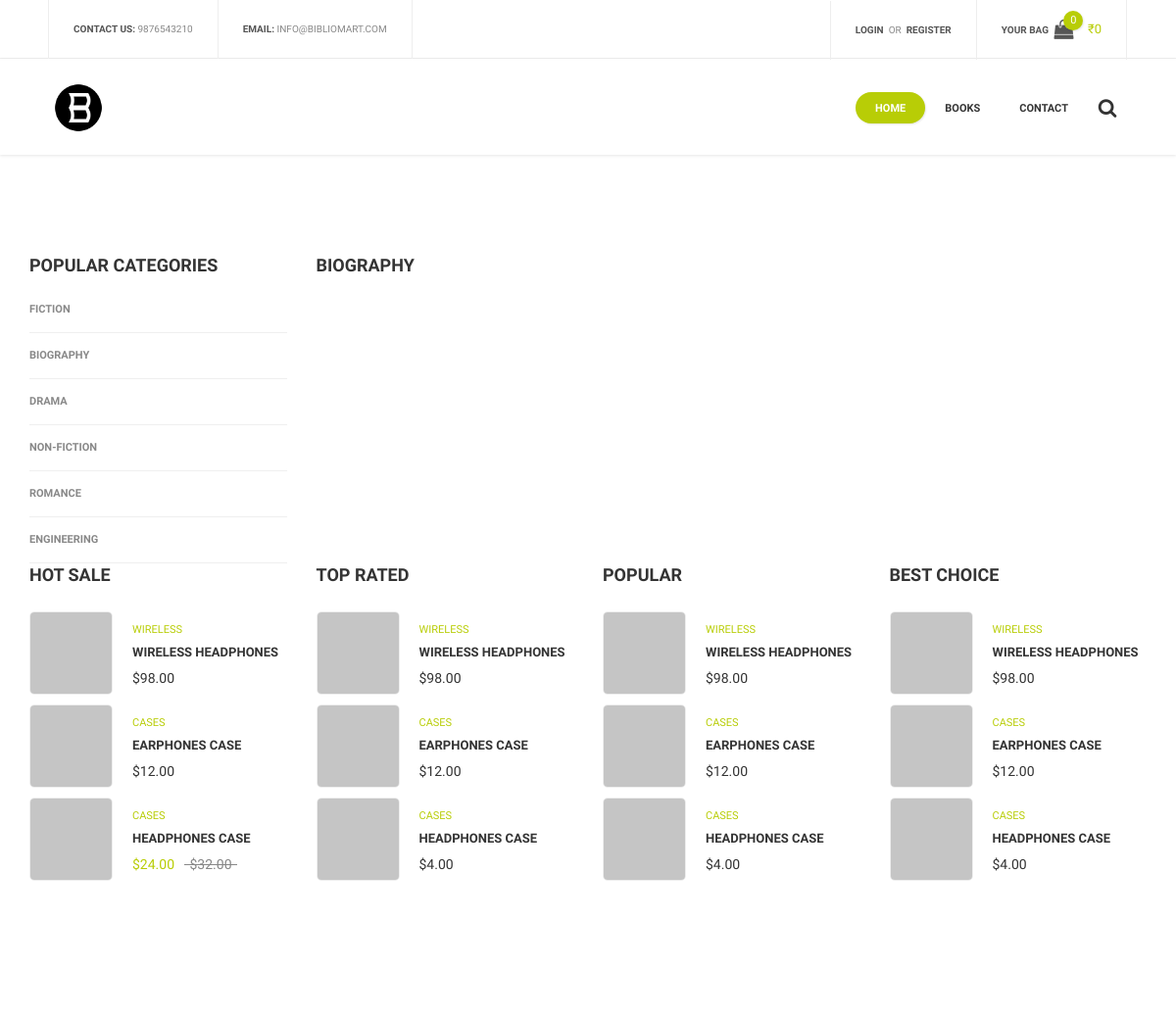
The app's page /books/Biography with its own data.
### models.py (models this page shows, shortened)
class Category(db.Model):
    __tablename__ = "category"
    id = db.Column(db.String, primary_key=True)
    name = db.Column(db.String, nullable=False)

### app.py (the view)
@app.route('/books', methods = ['GET', 'POST'])
@app.route('/books/<category>', methods = ['GET', 'POST'])
def product_list_page(category=''):
    categories = Category.query.all()
    if current_user.is_authenticated:
        cart = g.user.cart.first()
        if not cart:
            cart = Cart(g.user.id)
    else:
        cart=None
    if category:
        selected_category = Category.query.filter_by(name=category)
        if not selected_category:
            return redirect(urlfor('error_404'))
        else:
            books = Book.query.filter(Book.category.has(name=category)).all()
    else:
        books = Book.query.all()
    page = category.capitalize()
    return render_template('products_list.html',page=page, categories=categories, books=books, cart=cart)

### app.py (called while the page is built)
@app.before_request
def before_request():
    g.user = current_user

### templates/products_list.html (shortened to what this page needs)
<!DOCTYPE html>
<html lang="en">
<head>
    <link href="{{ url_for('static', filename='css/bootstrap.min.css')}}" rel="stylesheet">
    <link href="{{ url_for('static', filename='css/bootstrap.extension.css')}}" rel="stylesheet">
    <link href="{{ url_for('static', filename='css/style.css')}}" rel="stylesheet">
    <link href="{{ url_for('static', filename='css/swiper.css')}}" rel="stylesheet">
    <link href="{{ url_for('static', filename='css/sumoselect.css')}}" rel="stylesheet">
    <link href="{{ url_for('static', filename='css/font-awesome.min.css')}}" rel="stylesheet">
</head>
<body class="fonts-1">
    <div id="content-block">
        {% include 'header.html' %}
        <div class="container">
            <div class="empty-space col-xs-b15 col-sm-b50 col-md-b100"></div>
            <div class="row">
                <div class="col-md-9 col-md-push-3">
                    <div class="align-inline spacing-1">
                        <div class="h4">{{page}}</div>
                    </div>
                    <div class="empty-space col-xs-b25 col-sm-b60"></div>
                </div>
                <div class="col-md-3 col-md-pull-9">
                    <div class="h4 col-xs-b10">popular categories</div>
                    <ul class="categories-menu transparent">
                        {% for i in categories %}
                        <li>
                            <a href="/books/{{i.name}}">{{i.name}}</a>
                        </li>
                        {% endfor %}
                    </ul>
                </div>
            </div>
            <div class="row">
                <div class="col-sm-6 col-md-3 col-xs-b25">
                    <div class="h4 col-xs-b25">Hot Sale</div>
                    <div class="product-shortcode style-4 rounded clearfix">
                        <a class="preview" href="#"><img src="../static/img/product-28.jpg" alt="" /></a>
                        <div class="description">
                            <div class="simple-article color size-1 col-xs-b5"><a href="#">WIRELESS</a></div>
                            <h6 class="h6 col-xs-b10"><a href="#">wireless headphones</a></h6>
                            <div class="simple-article dark">$98.00</div>
                        </div>
                    </div>
                    <div class="product-shortcode style-4 rounded clearfix">
                        <a class="preview" href="#"><img src="../static/img/product-29.jpg" alt="" /></a>
                        <div class="description">
                            <div class="simple-article color size-1 col-xs-b5"><a href="#">CASES</a></div>
                            <h6 class="h6 col-xs-b10"><a href="#">earphones case</a></h6>
                            <div class="simple-article dark">$12.00</div>
                        </div>
                    </div>
                    <div class="product-shortcode style-4 rounded clearfix">
                        <a class="preview" href="#"><img src="../static/img/product-30.jpg" alt="" /></a>
                        <div class="description">
                            <div class="simple-article color size-1 col-xs-b5"><a href="#">CASES</a></div>
                            <h6 class="h6 col-xs-b10"><a href="#">headphones case</a></h6>
                            <div class="simple-article"><span class="color">$24.00</span>&nbsp;&nbsp;&nbsp;<span class="line-through">$32.00</span></div>
                        </div>
                    </div>
                </div>
                <div class="col-sm-6 col-md-3 col-xs-b25">
                    <div class="h4 col-xs-b25">Top Rated</div>
                    <div class="product-shortcode style-4 rounded clearfix">
                        <a class="preview" href="#"><img src="../static/img/product-31.jpg" alt="" /></a>
                        <div class="description">
                            <div class="simple-article color size-1 col-xs-b5"><a href="#">WIRELESS</a></div>
                            <h6 class="h6 col-xs-b10"><a href="#">wireless headphones</a></h6>
                            <div class="simple-article dark">$98.00</div>
                        </div>
                    </div>
                    <div class="product-shortcode style-4 rounded clearfix">
                        <a class="preview" href="#"><img src="../static/img/product-32.jpg" alt="" /></a>
                        <div class="description">
                            <div class="simple-article color size-1 col-xs-b5"><a href="#">CASES</a></div>
                            <h6 class="h6 col-xs-b10"><a href="#">earphones case</a></h6>
                            <div class="simple-article dark">$12.00</div>
                        </div>
                    </div>
                    <div class="product-shortcode style-4 rounded clearfix">
                        <a class="preview" href="#"><img src="../static/img/product-33.jpg" alt="" /></a>
                        <div class="description">
                            <div class="simple-article color size-1 col-xs-b5"><a href="#">CASES</a></div>
                            <h6 class="h6 col-xs-b10"><a href="#">headphones case</a></h6>
                            <div class="simple-article dark">$4.00</div>
                        </div>
                    </div>
                </div>
                <div class="col-sm-6 col-md-3 col-xs-b25">
                    <div class="h4 col-xs-b25">Popular</div>
                    <div class="product-shortcode style-4 rounded clearfix">
                        <a class="preview" href="#"><img src="../static/img/product-34.jpg" alt="" /></a>
                        <div class="description">
                            <div class="simple-article color size-1 col-xs-b5"><a href="#">WIRELESS</a></div>
                            <h6 class="h6 col-xs-b10"><a href="#">wireless headphones</a></h6>
                            <div class="simple-article dark">$98.00</div>
                        </div>
                    </div>
                    <div class="product-shortcode style-4 rounded clearfix">
                        <a class="preview" href="#"><img src="../static/img/product-35.jpg" alt="" /></a>
                        <div class="description">
                            <div class="simple-article color size-1 col-xs-b5"><a href="#">CASES</a></div>
                            <h6 class="h6 col-xs-b10"><a href="#">earphones case</a></h6>
                            <div class="simple-article dark">$12.00</div>
                        </div>
                    </div>
                    <div class="product-shortcode style-4 rounded clearfix">
                        <a class="preview" href="#"><img src="../static/img/product-36.jpg" alt="" /></a>
                        <div class="description">
                            <div class="simple-article color size-1 col-xs-b5"><a href="#">CASES</a></div>
                            <h6 class="h6 col-xs-b10"><a href="#">headphones case</a></h6>
                            <div class="simple-article dark">$4.00</div>
                        </div>
                    </div>
                </div>
                <div class="col-sm-6 col-md-3 col-xs-b25">
                    <div class="h4 col-xs-b25">Best Choice</div>
                    <div class="product-shortcode style-4 rounded clearfix">
                        <a class="preview" href="#"><img src="../static/img/product-37.jpg" alt="" /></a>
                        <div class="description">
                            <div class="simple-article color size-1 col-xs-b5"><a href="#">WIRELESS</a></div>
                            <h6 class="h6 col-xs-b10"><a href="#">wireless headphones</a></h6>
                            <div class="simple-article dark">$98.00</div>
                        </div>
                    </div>
                    <div class="product-shortcode style-4 rounded clearfix">
                        <a class="preview" href="#"><img src="../static/img/product-38.jpg" alt="" /></a>
                        <div class="description">
                            <div class="simple-article color size-1 col-xs-b5"><a href="#">CASES</a></div>
                            <h6 class="h6 col-xs-b10"><a href="#">earphones case</a></h6>
                            <div class="simple-article dark">$12.00</div>
                        </div>
                    </div>
                    <div class="product-shortcode style-4 rounded clearfix">
                        <a class="preview" href="#"><img src="../static/img/product-39.jpg" alt="" /></a>
                        <div class="description">
                            <div class="simple-article color size-1 col-xs-b5"><a href="#">CASES</a></div>
                            <h6 class="h6 col-xs-b10"><a href="#">headphones case</a></h6>
                            <div class="simple-article dark">$4.00</div>
                        </div>
                    </div>
                </div>
            </div>
        </div>
        <div class="empty-space col-xs-b15 col-sm-b45"></div>
        <div class="empty-space col-md-b70"></div>
    </div>
</body>
</html>

### records on screen
Category: name "BIOGRAPHY"
Category: name "FICTION"
Category: name "DRAMA"
Category: name "NON-FICTION"
Category: name "ROMANCE"
Category: name "ENGINEERING"

### other values on screen
{{ cart.book_count if cart.book_count else 0 }} "0"
{{ cart.total_price if cart.total_price else 0 }} "0"
